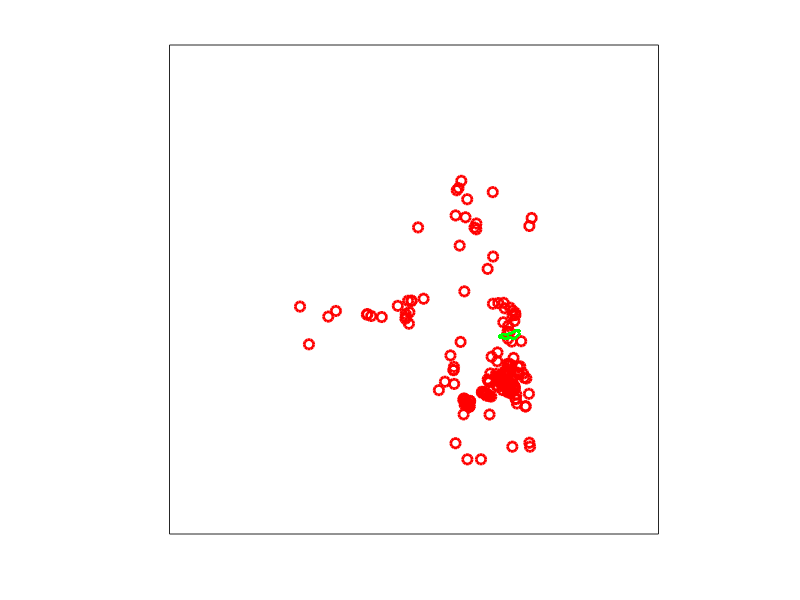

Write the MATLAB code that produced this figure.
% PLOTLAKES  load and minimal plot of lakes from Siegert (2005)

A = load('data/siegert_2005_lakes.txt');
B = load('data/vostok.txt');

plot(A(:,1)/1000,A(:,2)/1000,'ro','markersize',7,'linewidth',2)
hold on
plot(B(:,2)/1000,B(:,3)/1000,'g.','markersize',7)
hold off
%xlabel('x  (km)'), ylabel('y  (km)')
axis([-2800.000 3195.000 -2800.000 3195.000])
axis equal
set(gca,'xtick',[])
set(gca,'ytick',[])

